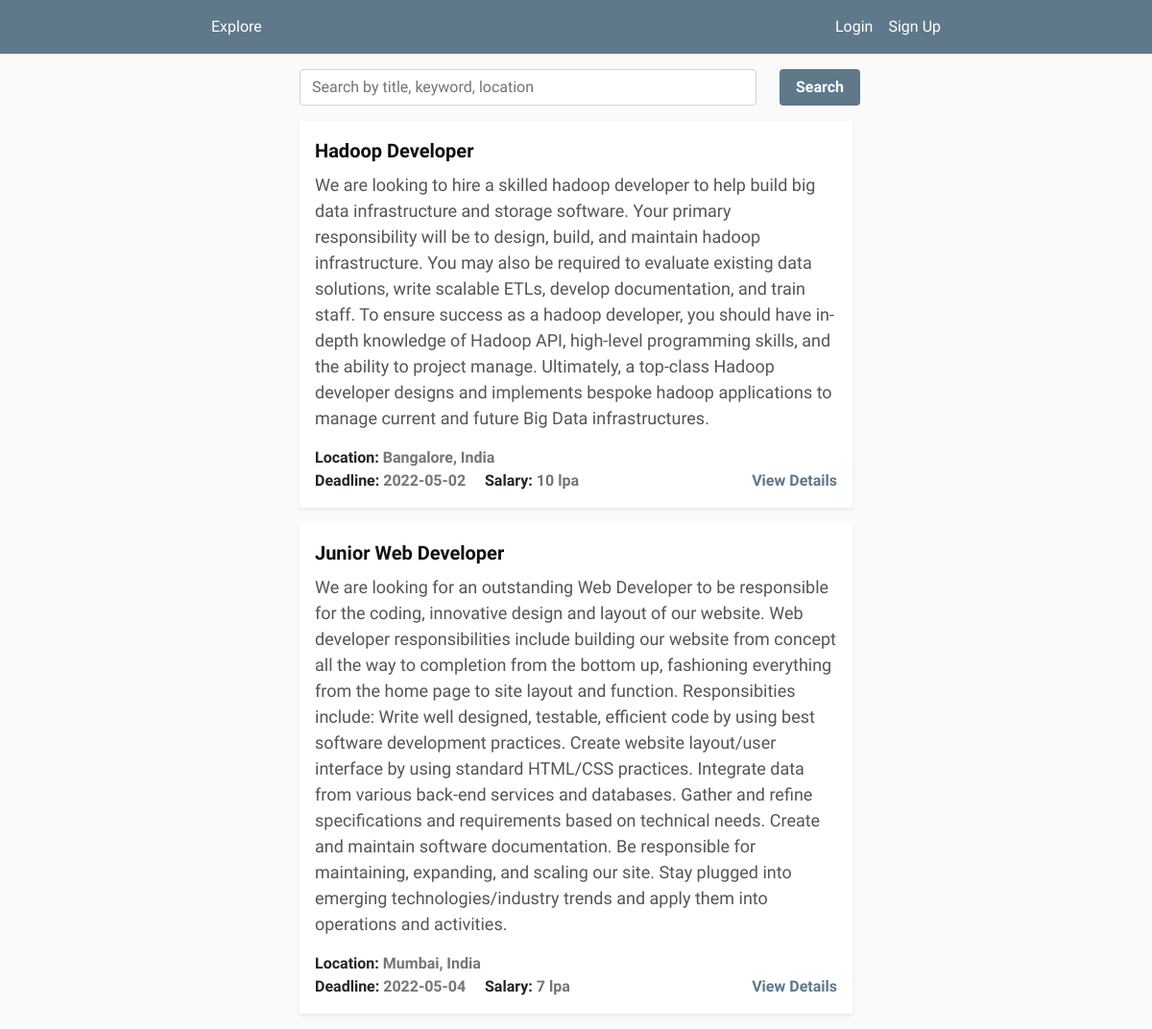
/explore, run on the app's committed database.
### app.py (models this page shows, shortened)
class Job(db.Model):
	id = db.Column(db.Integer, primary_key = True)
	role = db.Column(db.String(60), nullable = False)
	job_desc = db.Column(db.Text, nullable = False)
	skills_required = db.Column(db.Text, nullable = False)
	work_location = db.Column(db.String(60), nullable = False)
	salary = db.Column(db.String(30), nullable = False)
	deadline = db.Column(db.DateTime, nullable = False)
	posted_on = db.Column(db.DateTime, nullable = False, default = datetime.datetime.now())

### app.py (the view)
@app.route('/')
@app.route('/explore')
def explore():
	keyword = request.args.get('query')
	if keyword != None and keyword != '':
		jobs = Job.query.filter(Job.role.contains(keyword) | Job.work_location.contains(keyword))
		num_jobs = jobs.count()
		value = keyword
	else:
		jobs = Job.query.all()
		num_jobs = len(jobs)
		value = ''
	return render_template('explore.html', title='Explore', jobs = jobs, num_jobs = num_jobs, value = value)

### templates/explore.html (shortened to what this page needs)
{% extends 'layout.html' %}
{% block content %}
<div class="container col-md-6 mt-2">
	<form action="" method="GET">
		<div class="row my-3">
			<div class="col-md-10">
				<input type="text" name="query"  value="{{ value }}" class="form-control" placeholder="Search by title, keyword, location">
			</div>
			<div class="col-md-2">
				<input class="btn button-style" type="submit" name="submit" value=" Search ">
			</div>
		</div>
	</form>
	{% if num_jobs == 0 %}
		<div class="container col-md-10 empty">
			<h5><b>No Results Found!</b></h5>
		</div>
	{% else %}
		{% for job in jobs %}
			<div class="job-card p-3 my-3 shadow-sm">
				<h4><b><a class="job-role" href="{{ url_for('position', job_id = job.id) }}">{{ job.role }}</a><b></h4>
				<p class="desc">{{ job.job_desc }}</p>
				<div>
					<span><b>Location: </b></span>
					<span id="date">{{ job.work_location }}</span>
				</div>
				<div class="bottom">
					<div>
						<span><b>Deadline: </b></span>
						<span id="date">{{ job.deadline.strftime('%Y-%m-%d') }}</span>
						<span><b>Salary: </b></span>
						<span id="date">{{ job.salary }}</span>
					</div>
					<div>
						<a class="view-details" href="{{ url_for('position', job_id = job.id) }}">View Details</a>
					</div>
				</div>
			</div>
		{% endfor %}
	{% endif %}
</div>
{% endblock content %}

### static/main.css (style rules this page uses)
body { background-color: #fafafa; font-family: 'Source Sans Pro', sans-serif; }
.button-style { background-color: #5f788a; color: #ffffff; font-weight: 600; }
.job-card { background-color: #ffffff; }
.desc { color: #555555; font-size: 18px; font-weight: 500; }
.bottom { display: flex; justify-content: space-between; }
.view-details, #view-resume { text-decoration: none; color: #5f788a; }
#date { color: #757575; }
.job-role { text-decoration: none; color: #101010; font-weight: 600; font-size: 20px; }
a { text-decoration: none; font-size: 16px; }

### data on the page
Job: role "Hadoop Developer", job_desc "We are looking to hire a skilled hadoop developer to help build big data infrastructure and storage software. Your primary responsibility will be to design, build, and maintain hadoop infrastructure. You may also be required to evaluate existing data solutions, write scalable ETLs, develop documentation, and train staff. To ensure success as a hadoop developer, you should have in-depth knowledge of Hadoop API, high-level programming skills, and the ability to project manage. Ultimately, a top-class Hadoop developer designs and implements bespoke hadoop applications to manage current and future Big Data infrastructures.", work_location "Bangalore, India", deadline "2022-05-02", salary "10 lpa"
Job: role "Junior Web Developer", job_desc "We are looking for an outstanding Web Developer to be responsible for the coding, innovative design and layout of our website. Web developer responsibilities include building our website from concept all the way to completion from the bottom up, fashioning everything from the home page to site layout and function. Responsibities include: Write well designed, testable, efficient code by using best software development practices. Create website layout/user interface by using standard HTML/CSS practices. Integrate data from various back-end services and databases. Gather and refine specifications and requirements based on technical needs. Create and maintain software documentation. Be…", work_location "Mumbai, India", deadline "2022-05-04", salary "7 lpa"
